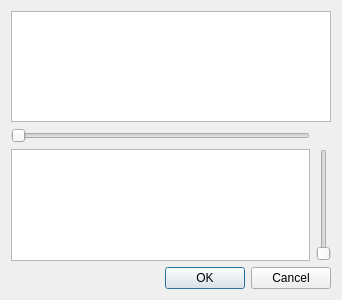
<?xml version="1.0" encoding="UTF-8"?>
<ui version="4.0">
 <class>AddSquareDialog</class>
 <widget class="QDialog" name="AddSquareDialog">
  <property name="geometry">
   <rect>
    <x>0</x>
    <y>0</y>
    <width>342</width>
    <height>300</height>
   </rect>
  </property>
  <property name="windowTitle">
   <string>Dialog</string>
  </property>
  <layout class="QVBoxLayout" name="verticalLayout">
   <item>
    <widget class="QPlainTextEdit" name="plainTextEdit"/>
   </item>
   <item>
    <layout class="QGridLayout" name="gridLayout">
     <item row="0" column="0">
      <widget class="QSlider" name="widthSlider">
       <property name="orientation">
        <enum>Qt::Horizontal</enum>
       </property>
      </widget>
     </item>
     <item row="1" column="0">
      <widget class="QGraphicsView" name="graphicsView"/>
     </item>
     <item row="1" column="1">
      <widget class="QSlider" name="heightSlider">
       <property name="orientation">
        <enum>Qt::Vertical</enum>
       </property>
      </widget>
     </item>
    </layout>
   </item>
   <item>
    <widget class="QDialogButtonBox" name="buttonBox">
     <property name="standardButtons">
      <set>QDialogButtonBox::Cancel|QDialogButtonBox::Ok</set>
     </property>
    </widget>
   </item>
  </layout>
 </widget>
 <resources/>
 <connections/>
</ui>
